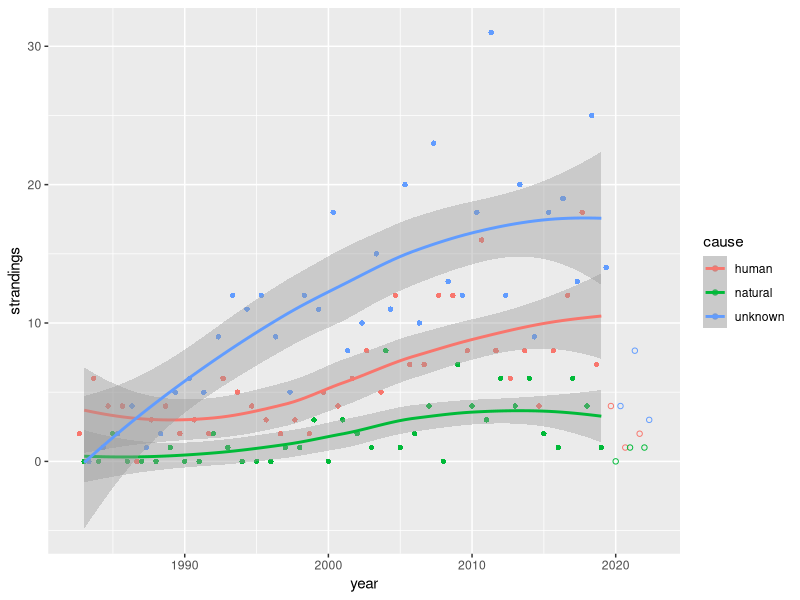
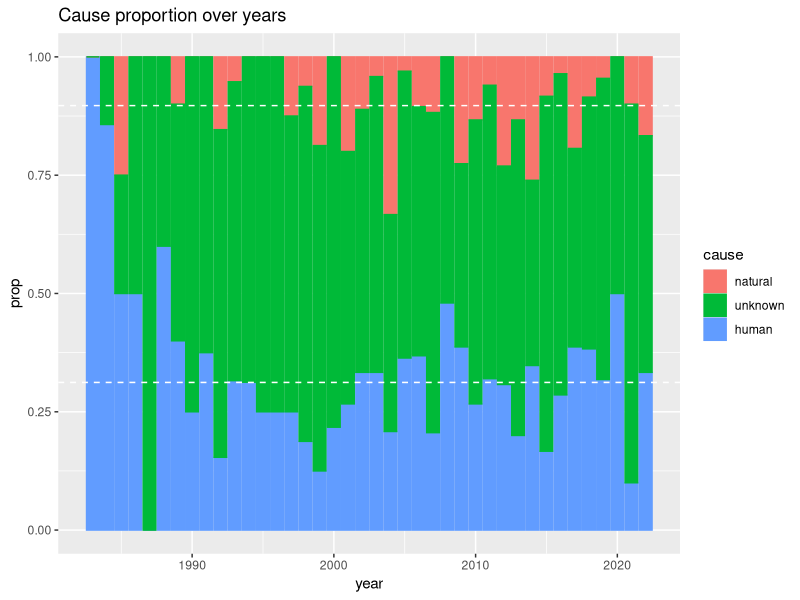
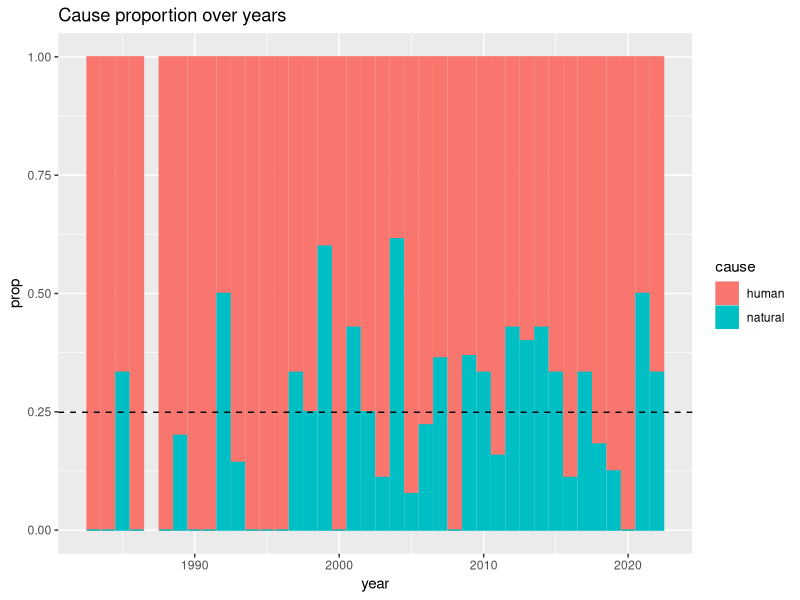
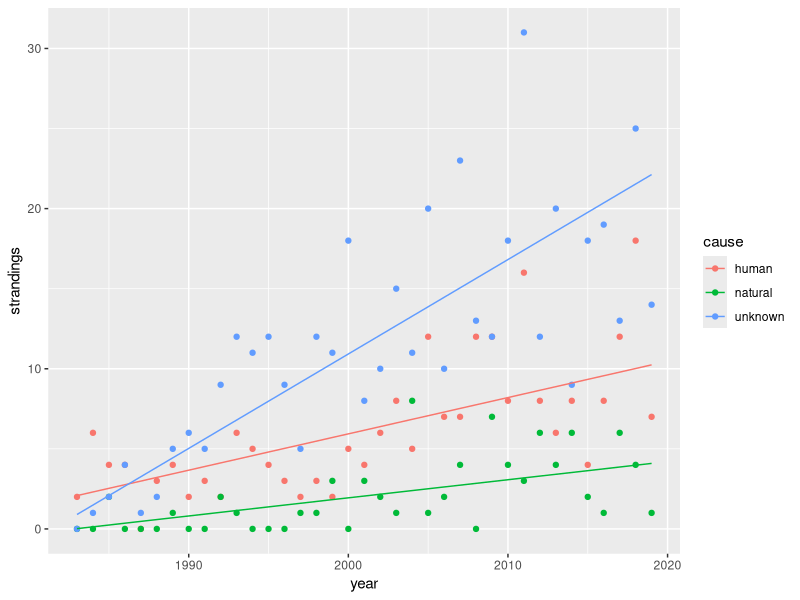
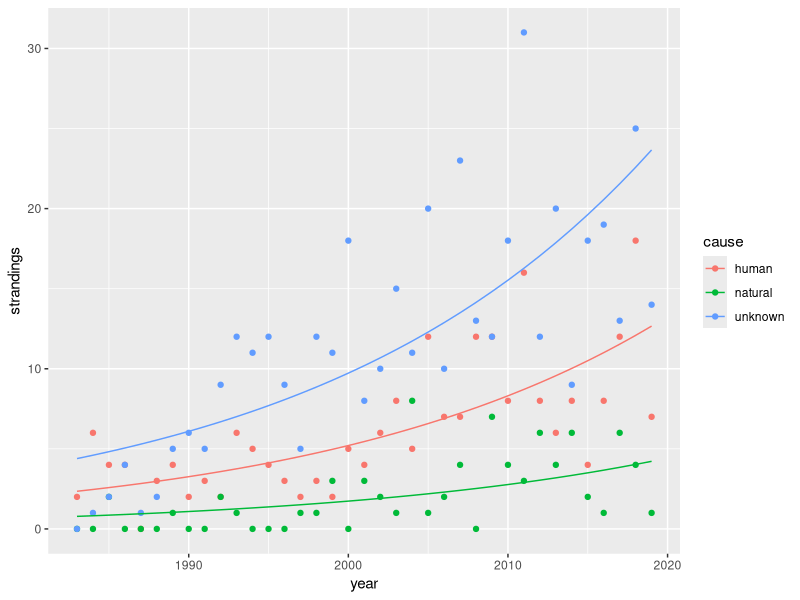
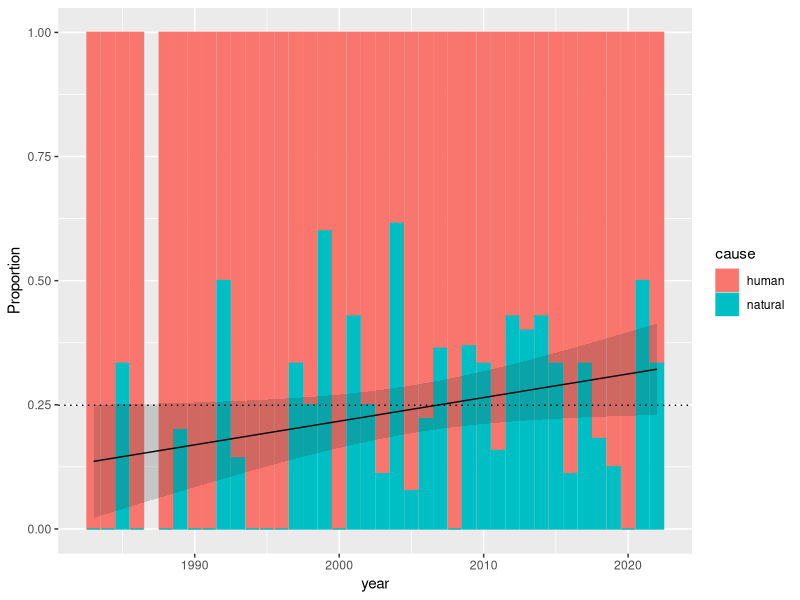
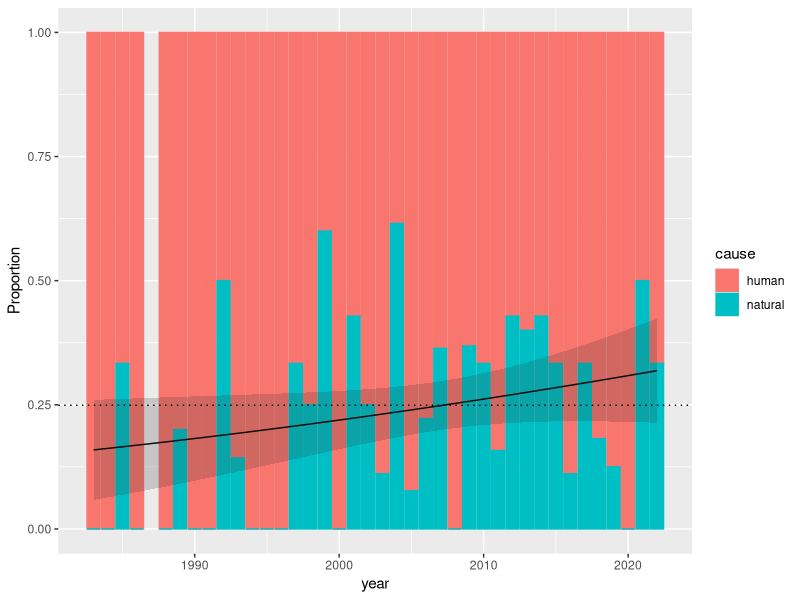

Generate these figures, in order, with R: (Note: this script raises an error after producing the figures.)
## ---- chunk 1
library(readxl)
library(tidyr)
library(dplyr)
library(magrittr)
library(ggplot2)
library(lubridate)
library(forcats)
library(nnet)
library(splines)
## ---- chunk 2
turtles <- read_excel("Stranding Data Set.xlsx")
turtles_clean <- turtles %>% 
  mutate(date = parse_date_time(paste(Month, Year), "my"), 
         year = year(date),
         cause=fct_collapse(Cause, natural=c("Shark attack", "FP"), 
                            human=c("Human take", "Net", "Hook/line", "Boat impact"),
                            unknown=c("Unknown", "Misc."))) %>%
  select(date, cause, everything(), -Year, -Month)
turtles_clean  

turtles_count <- turtles_clean %>% count(year, cause, name="strandings", .drop=FALSE)
turtles_count
turtles_count %>% group_by(cause) %>% summarize(n = sum(strandings)) %>% mutate(p=n/sum(n))
## ---- chunk 3
ggplot(turtles_count) + 
  aes(year, strandings, color=cause, shape=year<2020) + 
  geom_point(position=position_dodge(width=1)) + 
  scale_shape_manual(values = c(1,16), guide="none") +
  geom_smooth(data= ~filter(.x, year<2020), 
              formula = y~x,
              method="loess", span=1)
## ---- chunk 4
# turtles_count %>% filter(cause!="unknown") %>% group_by(year) %>% mutate(total=sum(strandings), prop=strandings/total)

triclassplot <- ggplot( turtles_count %>% 
         filter() %>% 
         group_by(year) %>% 
         mutate(total=sum(strandings), prop=strandings/total, cause=fct_relevel(cause, "natural", "unknown", "human"))) + 
  aes(year, prop, color=cause) + geom_col(aes(fill=cause)) +
  geom_hline(yintercept=c(0.312, 1-0.103), lty=2, color="white") + 
  labs(title="Cause proportion over years")
triclassplot  
## ---- chunk 5
ggplot( turtles_count %>% 
         filter(cause!="unknown") %>% 
         group_by(year) %>% 
         mutate(total=sum(strandings), prop=strandings/total)) + 
  aes(year, prop, color=cause) + geom_col(aes(fill=cause)) +
  geom_hline(yintercept=0.249, lty=2) +
  labs(title="Cause proportion over years")
## ---- chunk 6
countsmodel <- glm(strandings~year * cause, 
                   poisson(link = "identity"), 
                   turtles_count %>% filter(year < 2020), 
                   start = c(1,0,0,0,0,0))

#countsmodel <- glm(strandings~year + cause, quasipoisson(link = "log"), turtles_count %>% filter(year < 2020))

countsmodel


ggplot(turtles_count %>% filter(year < 2020), aes(year, strandings, color=cause)) + 
  geom_point() + geom_line(aes(y=predict(countsmodel, type="response")))
## ---- chunk 7
countsmodel2 <- glm(strandings~year * cause, poisson(link = "log"), turtles_count %>% filter(year < 2020))

countsmodel2 %>% anova(test="LRT")


ggplot(turtles_count %>% filter(year < 2020), aes(year, strandings, color=cause)) + 
  geom_point() + 
  geom_line(aes(y=predict(update(countsmodel2, .~ . - year:cause), type="response"))) #+
  #geom_line(aes(y=predict(glm(strandings~year, poisson), type="response")), color=1)

## ---- chunk 8
turtles_known <- turtles_clean %>% filter(cause!="unknown") #, year < 2020)
binommodel <- glm(cause ~ year, binomial(link="identity"), turtles_known)

binommodel  %>% anova(test="LRT")
## ---- chunk 9
#glm(cause ~ 1, binomial(link="identity"), turtles_known) 

ggplot(cbind(turtles_known, predict(binommodel, type="response", se.fit=TRUE))) +
  geom_col(aes(year, prop, color=cause, fill=cause), inherit.aes = FALSE,
           turtles_count %>% filter(cause!="unknown") %>% 
             group_by(year) %>% 
             mutate(total=sum(strandings), prop=strandings/total) ) + 
  aes(year, fit, ymin=fit - 2*se.fit, ymax = fit + 2*se.fit) + 
  geom_line() + 
  geom_ribbon(alpha=0.2) + 
  geom_hline(yintercept=0.249, lty=3) + 
  labs(y="Proportion")
  
## ---- chunk 10
binommodel2 <- glm(cause ~ year, binomial(link="logit"), turtles_known)

binommodel2  %>% anova(test="LRT")
## ---- chunk 11
#glm(cause ~ 1, binomial(link="logit"), turtles_known)
#1/(1+exp(--1.103))

ggplot(cbind(turtles_known, predict(binommodel2, type="response", se.fit=TRUE))) +
  geom_col(aes(year, prop, color=cause, fill=cause), inherit.aes = FALSE,
           turtles_count %>% filter(cause!="unknown") %>% 
             group_by(year) %>% 
             mutate(total=sum(strandings), prop=strandings/total) ) + 
  aes(year, fit, ymin=fit - 2*se.fit, ymax = fit + 2*se.fit) + 
  geom_line() + 
  geom_ribbon(alpha=0.2) + 
  geom_hline(yintercept=0.249, lty=3) + 
  labs(y="Proportion")
  
## ---- chunk 12
multinom(cause~year, turtles_clean, trace=FALSE) %>% step
## ---- chunk 13
cubicmultnom <- multinom(cause~ns(year, df=4), turtles_clean, trace=FALSE)
cubicmultnom
triclassplot +
  geom_line(aes(y=human, color=NULL), cbind(turtles_clean, predict(cubicmultnom, type="probs"))) + 
  geom_line(aes(y=human+unknown, color=NULL), cbind(turtles_clean, predict(cubicmultnom, type="probs")))

## ---- chunk 14
cubicmultnom <- multinom(cause~ns(year, df=4), turtles_clean, trace=FALSE)
cubicmultnom
bootns <- purrr::rerun(100, multinom(cause~ns(year, df=4), turtles_clean %>% slice_sample(prop=1, replace=TRUE), trace=FALSE) %>% predict(newdata=turtles_clean, type="probs") %>% cbind(turtles_clean,.)) %>% bind_rows(.id="run")
#bootns

triclassplot + 
  geom_line(aes(y=human, group=run, color=NULL), bootns, color=1, alpha=0.15) + 
  geom_line(aes(y=human+unknown, group=run, color=NULL), bootns, color=1, alpha=0.15) + 
  geom_line(aes(y=human, color=NULL), cbind(turtles_clean, predict(cubicmultnom, type="probs")), color=2, lwd=1, lty=2) + 
  geom_line(aes(y=human+unknown, color=NULL), cbind(turtles_clean, predict(cubicmultnom, type="probs")), color=2, lwd=1, lty=2)


## ---- chunk 15
cubicmultnom2 <- multinom(cause~ns(year, df=3), turtles_clean, year >= 1985, trace=FALSE)
cubicmultnom2
bootns2 <- purrr::rerun(100, 
                       multinom(cause~ns(year, df=3), 
                                turtles_clean %>% slice_sample(prop=1, replace=TRUE), 
                                year>=1985,
                                trace=FALSE) %>% 
                         predict(newdata=turtles_clean, type="probs") %>% 
                         cbind(turtles_clean,.)) %>% 
  bind_rows(.id="run")
#bootns

triclassplot +
  geom_line(aes(y=human, group=run, color=NULL), bootns2, color=1, alpha=0.15) + 
  geom_line(aes(y=human+unknown, group=run, color=NULL), bootns2, color=1, alpha=0.15) + 
  geom_line(aes(y=human, color=NULL), cbind(turtles_clean, predict(cubicmultnom2, type="probs")), color=2, lwd=1, lty=2) + 
  geom_line(aes(y=human+unknown, color=NULL), cbind(turtles_clean, predict(cubicmultnom2, type="probs")), color=2, lwd=1, lty=2)


## ---- chunk 16
turtles_clean <- turtles_clean %>% mutate(cause4=fct_collapse(Cause,
                                             human = c( "Human take", "Net", "Hook/line", "Boat impact"),
                                             unknown = c("Misc.", "Unknown"),
                                             fp = "FP",
                                             shark="Shark attack"
                                             ))
turtles_count4 <- turtles_clean %>% count(year, cause4, name="strandings", .drop=FALSE)
#turtles_count4
turtles_count4 %>% group_by(cause4) %>% summarize(n = sum(strandings)) %>% mutate(p=proportions(n))


quadclassplot <- ggplot( turtles_count4 %>% 
         filter() %>% 
         group_by(year) %>% 
         mutate(total=sum(strandings), prop=strandings/total,
                cause4=fct_relevel(cause4, "human", "unknown", "shark"))) + 
  aes(year, prop, color=cause4) + geom_col(aes(fill=cause4)) +
  #geom_hline(yintercept=c(0.312, 1-0.103), lty=2, color="white") + 
  labs(title="Cause proportion over years")
quadclassplot  
multnom4 <- multinom(cause4~ns(year, df=4), turtles_clean, year>=1985, trace=TRUE)
multnom4 %>% summary

quadclassplot +
  geom_line(aes(y=1-human, color=NULL), cbind(turtles_clean, predict(multnom4, type="probs"))) + 
  geom_line(aes(y=1-human-unknown, color=NULL), cbind(turtles_clean, predict(multnom4, type="probs"))) +
  geom_line(aes(y=shark, color=NULL), cbind(turtles_clean, predict(multnom4, type="probs")))

